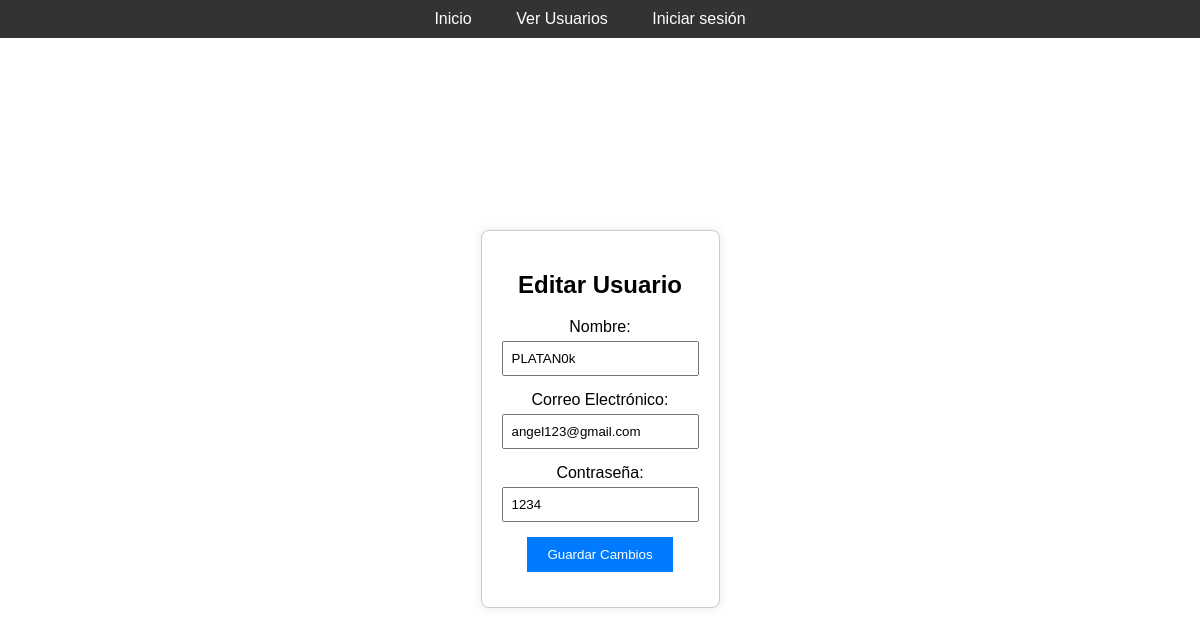
The app's page /usuario_editar/4 with its own data.
### tables this page shows
CREATE TABLE user (
	id	INTEGER PRIMARY KEY AUTOINCREMENT,
	username	TEXT NOT NULL,
	email	NUMERIC NOT NULL,
	password	TEXT NOT NULL);

### app.py (the view, shortened to what this page needs)
@app.route('/usuario_editar/<int:user_id>', methods=['GET', 'POST'])
def editar_usuario(user_id):
    conn = connect_database()
    cursor = conn.cursor()
    cursor.execute('SELECT * FROM user WHERE id=?', (user_id,))
    usuario = cursor.fetchone()
    conn.close()
    if usuario:
        return render_template('editar_usuario.html', usuario=usuario)
    else:
        return redirect(url_for('usuario'))  # Redirigir al usuario a la página de usuarios si el usuario no existe

### app.py (called while the page is built)
def connect_database():
    conn = sqlite3.connect('nombre.db')
    return conn

### templates/editar_usuario.html (shortened to what this page needs)
<!DOCTYPE html>
<html lang="en">
<head>
    <link rel="stylesheet" href="/static/css/usuario.css">
</head>
<body>
    <header>
        <nav class="menu">
            <ul class="menu__list">
                <li><a href="/">Inicio</a></li>
                <li><a href="/usuario">Ver Usuarios</a></li>
                {% if 'username' in session %}
                <li><a href="/logout">Cerrar sesión</a></li>
                {% else %}
                <li><a href="/login">Iniciar sesión</a></li>
                {% endif %}
            </ul>
        </nav>
    </header>
    <main>
        <div class="container">
            <h2>Editar Usuario</h2>
            <form action="/usuario_editar/{{ usuario[0] }}" method="post">
                <div class="form-group">
                    <label for="nombre">Nombre:</label>
                    <input type="text" id="nombre" name="nombre" value="{{ usuario[1] }}" required>
                </div>
                <div class="form-group">
                    <label for="correo">Correo Electrónico:</label>
                    <input type="email" id="correo" name="correo" value="{{ usuario[2] }}" required>
                </div>
                <div class="form-group">
                    <label for="contrasena">Contraseña:</label>
                    <input type="text" id="contrasena" name="contrasena" value="{{ usuario[3] }}" required>
                </div>
                <div class="form-group">
                    <button type="submit">Guardar Cambios</button>
                </div>
            </form>
        </div>
    </main>
</body>
</html>

### static/css/usuario.css (style rules this page uses)
body { font-family: Arial, sans-serif; margin: 0; padding: 0; background-image: url('https://external-preview.redd.it/HBAGlKJ8YMmumTOFKa58CIPuu3V8Zi_XGYuIQboqFAo.jpg?auto=webp&s=4aebe0eb919b87a4adebe0ce2163ce2744a287fa'); background-size: cover; background-position: center; background-repeat: no-repeat; }
header { background-color: #333; color: #fff; padding: 10px 0; }
.menu { text-align: center; }
.menu__list { list-style-type: none; padding: 0; margin: 0; }
.menu__list li { display: inline-block; margin-right: 20px; }
.menu__list li a { color: #fff; text-decoration: none; padding: 5px 10px; }
body { display: flex; flex-direction: column; min-height: 100vh; margin: 0; font-family: Arial, sans-serif; }
main { flex-grow: 1; display: flex; justify-content: center; align-items: center; }
.container { max-width: 800px; padding: 20px; border: 1px solid #ccc; border-radius: 8px; box-shadow: 0 2px 5px rgba(0, 0, 0, 0.1); text-align: center; }
.container { max-width: 500px; margin: auto; background: white; padding: 20px; box-shadow: 0 0 10px rgba(0, 0, 0, 0.1); }
.form-group { margin-bottom: 15px; }
.form-group label { display: block; margin-bottom: 5px; }
.form-group input { width: 100%; padding: 8px; box-sizing: border-box; }
.form-group button { padding: 10px 20px; background-color: #007BFF; border: none; color: white; cursor: pointer; }

### records on screen
user: nombre "PLATAN0k", correo "angel123@gmail.com", contrasena "1234"
